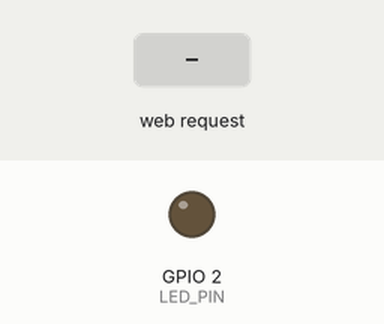
A sketch run on a simulated ESP32. On the bench: output pins drawn as LEDs (lit = HIGH). The test bench sets the inputs (shaded band). WiFi joins after 1.5 s; servers stay silent unless stated; what the sketch prints to the serial monitor is not drawn.

Above: at 2.7 s.
2.8 s: HTTP request GET /set?d=1 received
At 3.8 s:
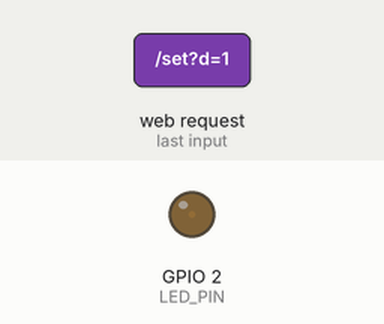
4.3 s: HTTP request GET /set?d=120 received
At 4.9 s:
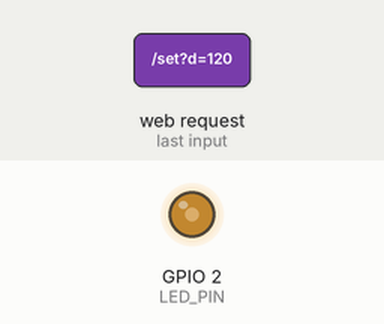
Timing chart, 0 to 7.3 s (numbered marks = the images above; inputs shaded):
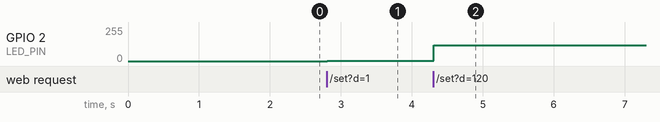

The sketch:

ex07.ino
```cpp
#include <WiFi.h>
#include <WebServer.h>

// WiFi信息自行修改
const char* ssid = "verfure";
const char* password = "33333333";
const int LED_PIN = 2;

WebServer server(80);
int ledBright = 0;  // 全局存储LED亮度 0~255

// 构建带滑动条的网页
String makeHtmlPage()
{
  String html = R"HTML(
<!DOCTYPE html>
<html lang="zh-CN">
<head>
<meta charset="UTF-8">
<meta name="viewport" content="width=device-width,initial-scale=1.0">
<title>网页无极调光器</title>
<style>
body{text-align:center;margin-top:60px;font-size:18px;}
input{width:80%;height:30px;margin-top:30px;}
</style>
</head>
<body>
<h2>ESP32 网页无极调光</h2>
<p>当前亮度值：<span id="valShow">0</span></p>
<input type="range" min="0" max="255" value="0" id="slider">

<script>
let slider = document.getElementById("slider");
let show = document.getElementById("valShow");

// 监听滑块滑动
slider.addEventListener('input',function(){
  let num = this.value;
  show.innerText = num;
  // 发送数值到ESP32
  fetch("/set?d="+num);
})
</script>
</body>
</html>
)HTML";
  return html;
}

// 主页路由
void handleIndex()
{
  server.send(200,"text/html;charset=utf-8",makeHtmlPage());
}

// 接收滑块亮度数值
void handleSetDuty()
{
  if(server.hasArg("d"))
  {
    ledBright = server.arg("d").toInt();
    // 限制范围0~255
    if(ledBright < 0) ledBright = 0;
    if(ledBright > 255) ledBright = 255;
  }
  server.send(200,"text/plain","ok");
}

void setup()
{
  Serial.begin(115200);
  pinMode(LED_PIN,OUTPUT);

  // 连接WiFi
  WiFi.begin(ssid,password);
  Serial.print("正在连接WiFi");
  while(WiFi.status()!=WL_CONNECTED)
  {
    delay(500);
    Serial.print(".");
  }
  Serial.println("\nWiFi连接成功");
  Serial.print("控制网页地址：");
  Serial.println(WiFi.localIP());

  // 注册路由
  server.on("/",handleIndex);
  server.on("/set",handleSetDuty);
  server.begin();
}

void loop()
{
  server.handleClient();
  // 实时PWM输出亮度
  analogWrite(LED_PIN,ledBright);
  delay(10);
}
```

Measured:
- after the input at 2.8 s, GPIO 2 (LED_PIN): 0/255 → 1/255 at once
- after the input at 4.3 s, GPIO 2 (LED_PIN): 1/255 → 120/255 at once
